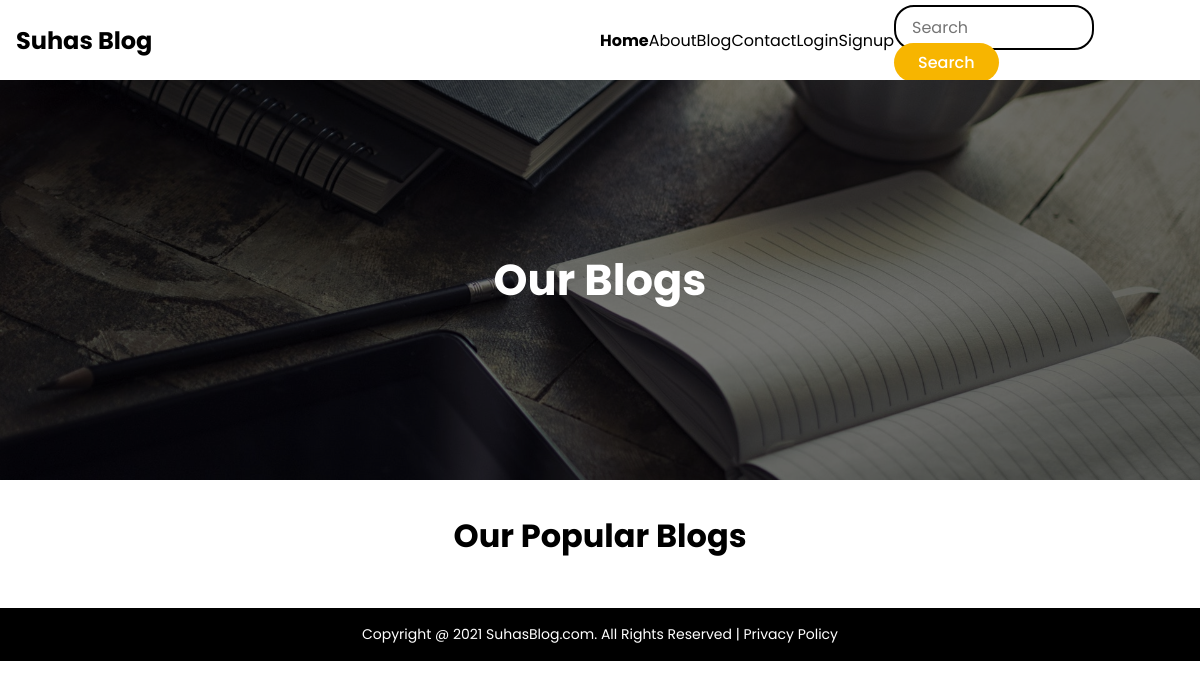
/blog/, run on an earlier commit of the app's database.
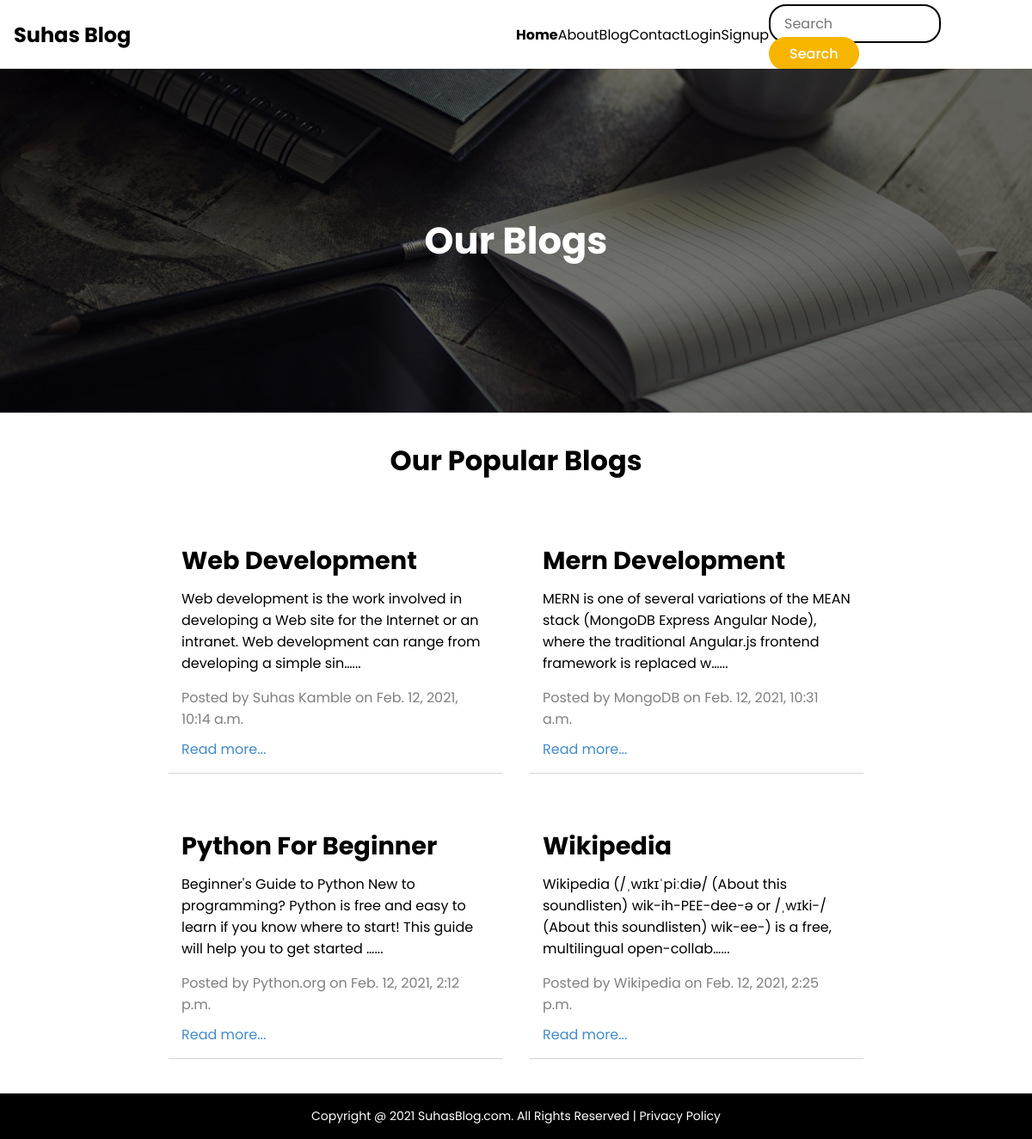
And on a later commit of the database.
### blog/models.py (models this page shows)
class Post(models.Model):
    sno = models.AutoField(primary_key=True)
    title = models.CharField(max_length=300)
    content = models.TextField()
    image = models.CharField(max_length=3000)
    author = models.CharField(max_length=200)
    slug = models.CharField(max_length=340)
    timestamp = models.DateTimeField(auto_now=True, blank=True)
    def __str__(self):
        return self.title+" by "+self.author

### blog/views.py (the view)
# urls.py: path('', views.blogHome, name="Blog Home"),
def blogHome(request):
    allPosts = Post.objects.all()
    print(allPosts[0:3])
    context = {'allPosts': allPosts}
    return render(request, 'blog/blog.html', context)

### templates/blog/blog.html (shortened to what this page needs)
{% extends 'base.html' %}
{% block body %}
<section class="main-box">
    <div class="main-container">
        <div class="main-text">
            <h1 class="blog-title">Our Blogs</h1>
        </div>
    </div>
</section>
<section class="popular-blogs">
    <div class="main-container">
        <h3>Our Popular Blogs</h3>
        <div class="blog-container">
            {% for post in allPosts %}
            <div class="blog-card">
                <div class="blog-info">
                    <h6> <a href="/blog/{{post.slug}}" class="postTitle">{{post.title}}</a></h6>
                    <p>{{post.content | truncatechars:150}}...</p>
                    <p class="timestamp">Posted by {{post.author}} on {{post.timestamp}}</p>
                    <a href="/blog/{{post.slug}}" class="blog-btn">Read more...</a>
                </div>
            </div>
            {% endfor %}
        </div>
    </div>
</section>
{% endblock body %}

### templates/base.html (shortened to what this page needs)
<!DOCTYPE html>
<html lang="en">
<head>
    <link rel="stylesheet" href="static/style.css">
    <link rel="stylesheet" href="../static/style.css">
    <link rel="stylesheet" href="static/auth.css">
</head>
<body>
    <nav class="navbar">
        <div class="logo">
            <h2>Suhas Blog</h2>
        </div>
        <ul class="nav-links">
            <li><a class="active" href="/">Home</a></li>
            <li><a href="/about">About</a></li>
            <li><a href="/blog">Blog</a></li>
            <li><a href="/contact">Contact</a></li>
            {% if user.is_authenticated %}
            <li><a style="color: tomato;" href="/logout">Logout {{request.user}}</a></li>
            {% else %}
            <li><a href="/login">Login</a></li>
            <li><a href="/signup">Signup</a></li>
            {% endif %}
            <li>
                <form action="/search" method="GET">
                    <input name="query" placeholder="Search" id="search" type="text">
                    <a role="button" href="#" id="search-btn" type="submit">Search </a>
                </form>
            </li>
        </ul>
    </nav>
    {% block body %}
    {% endblock body %}
    <footer>
        <p>Copyright @ 2021 SuhasBlog.com. All Rights Reserved | Privacy Policy</p>
    </footer>
</body>
</html>

### static/style.css (style rules this page uses)
* { margin: 0; padding: 0; font-family: 'Poppins', sans-serif; box-sizing: border-box; }
a { color: white; text-decoration: none; }
ul { list-style: none; }
.main-container { max-width: 1200px; margin: 0 auto; }
.postTitle { color: black; }
.logo h2 { color: black; }
.main-container h3 { text-align: center; font-size: 2rem; padding: 2rem 0; }
.navbar { display: flex; height: 10vh; align-items: center; justify-content: space-between; background: transparent; padding: 0 1rem; }
.nav-links li a { padding:0.5rem 0 ; color: black; }
.nav-links { display: flex; width: 50%; align-items: center; justify-content: space-between; }
#search { padding: 0.5rem 1rem; border-radius: 20px; font-size: 16px; border: none; outline: none; border: 2px solid black; width: 200px; }
#search-btn { padding: 0.5rem 1.5rem; border-radius: 20px; font-weight: 500; background: white; background-color: #f7b500; border: none; outline: none; cursor: pointer; color: white; transition: all 0.4s ease-in; }
.active { border-bottom: 4px solid white; font-weight: 700; }
.blog-container { display: grid; grid-template-columns: 1fr ; width: 70%; margin: auto; }
.blog-card { margin: 1.5rem 1rem; height: auto; border-bottom: 1px solid lightgray; }
.blog-info { padding: 15px; }
.blog-info h6 { font-size: 1.8rem; margin-bottom: 10px; }
.timestamp { margin-top: 15px; color: gray; }
.blog-btn { display: inline-block; color:#428bca; margin-top: 10px; }
footer { padding: 1rem; background: black; color: #fff; text-align: center; margin-top: 1rem; }
footer p { font-size: 14px; }
.main-box { height: 50vh; background: rgba(0, 0, 0, 0.55) url('./pexels-pixabay-261577.jpg')no-repeat center center/cover; position: relative; background-blend-mode: darken; }
.main-text { position: absolute; top: 50%; left: 50%; transform: translate(-50%,-50%); }
.main-text h1 { font-size: 2.7rem; color: white; }
@media (max-width:1200px) { .blog-container { grid-template-columns: 1fr 1fr; } }

### static/auth.css (style rules this page uses)
* { margin: 0; padding: 0; font-family: 'Poppins', sans-serif; box-sizing: border-box; }

What changed in the data, as far as the page shows it:
added Post: title "Web Development", content "Web development is the work involved in developing a Web site for the Internet or an intranet. Web development can range from developing a simple sin…", author "Suhas Kamble", timestamp "Feb. 12, 2021, 10:14 a.m."
added Post: title "Mern Development", content "MERN is one of several variations of the MEAN stack (MongoDB Express Angular Node), where the traditional Angular.js frontend framework is replaced w…", author "MongoDB", timestamp "Feb. 12, 2021, 10:31 a.m."
added Post: title "Python For Beginner", content "Beginner's Guide to Python New to programming? Python is free and easy to learn if you know where to start! This guide will help you to get started …", author "Python.org", timestamp "Feb. 12, 2021, 2:12 p.m."
added Post: title "Wikipedia", content "Wikipedia (/ˌwɪkɪˈpiːdiə/ (About this soundlisten) wik-ih-PEE-dee-ə or /ˌwɪki-/ (About this soundlisten) wik-ee-) is a free, multilingual open-collab…", author "Wikipedia", timestamp "Feb. 12, 2021, 2:25 p.m."
